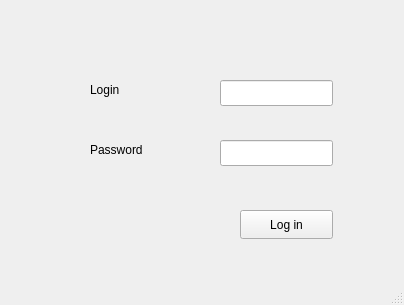
<?xml version="1.0" encoding="UTF-8"?>
<ui version="4.0">
 <class>MainWindow</class>
 <widget class="QMainWindow" name="MainWindow">
  <property name="geometry">
   <rect>
    <x>0</x>
    <y>0</y>
    <width>404</width>
    <height>305</height>
   </rect>
  </property>
  <property name="windowTitle">
   <string>MainWindow</string>
  </property>
  <widget class="QWidget" name="centralwidget">
   <widget class="QLabel" name="label">
    <property name="geometry">
     <rect>
      <x>90</x>
      <y>80</y>
      <width>63</width>
      <height>20</height>
     </rect>
    </property>
    <property name="text">
     <string>Login</string>
    </property>
   </widget>
   <widget class="QLabel" name="label_2">
    <property name="geometry">
     <rect>
      <x>90</x>
      <y>140</y>
      <width>63</width>
      <height>20</height>
     </rect>
    </property>
    <property name="text">
     <string>Password</string>
    </property>
   </widget>
   <widget class="QLineEdit" name="lineEdit">
    <property name="geometry">
     <rect>
      <x>220</x>
      <y>80</y>
      <width>113</width>
      <height>26</height>
     </rect>
    </property>
   </widget>
   <widget class="QLineEdit" name="lineEdit_2">
    <property name="geometry">
     <rect>
      <x>220</x>
      <y>140</y>
      <width>113</width>
      <height>26</height>
     </rect>
    </property>
   </widget>
   <widget class="QPushButton" name="pushButton">
    <property name="geometry">
     <rect>
      <x>240</x>
      <y>210</y>
      <width>93</width>
      <height>29</height>
     </rect>
    </property>
    <property name="text">
     <string>Log in</string>
    </property>
   </widget>
  </widget>
  <widget class="QMenuBar" name="menubar">
   <property name="geometry">
    <rect>
     <x>0</x>
     <y>0</y>
     <width>404</width>
     <height>26</height>
    </rect>
   </property>
  </widget>
  <widget class="QStatusBar" name="statusbar"/>
 </widget>
 <resources/>
 <connections/>
</ui>
